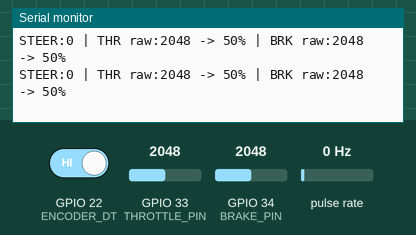
The sketch below on a simulated ESP32. Parts: the last lines printed to the serial monitor. Wiring (inferred from the names in the program): pulse sensor: data GPIO 21. Inputs (shaded band) come from the test bench; at power-on: pulse rate 0 Hz, GPIO 33 (THROTTLE_PIN) = 2048, GPIO 34 (BRAKE_PIN) = 2048, GPIO 22 (ENCODER_DT) HIGH.

Above: at 1.2 s.
1.3 s: pulse rate (sensor on GPIO 21) set to 4 Hz
At 1.76 s:
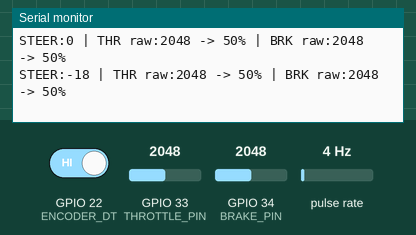
2.8 s: GPIO 33 (THROTTLE_PIN) set to 2866
At 2.8 s:
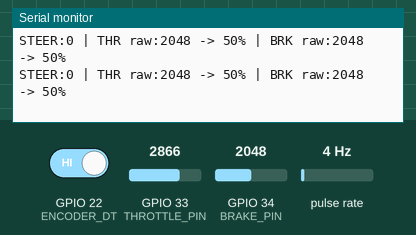
4.3 s: GPIO 34 (BRAKE_PIN) set to 2866
At 4.37 s:
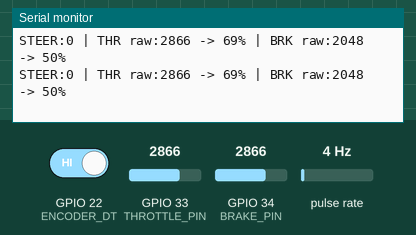
5.8 s: GPIO 22 (ENCODER_DT) driven LOW
7.3 s: GPIO 33 (THROTTLE_PIN) set to 3603
At 7.5 s:
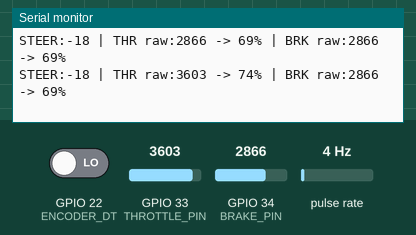
8.8 s: GPIO 34 (BRAKE_PIN) set to 3603
At 8.8 s:
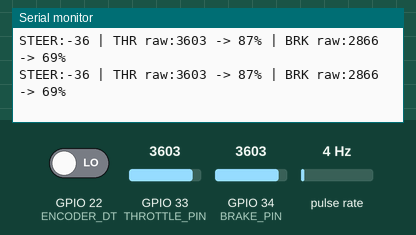
Timing chart, 0 to 11.3 s (numbered marks = the images above; inputs shaded):
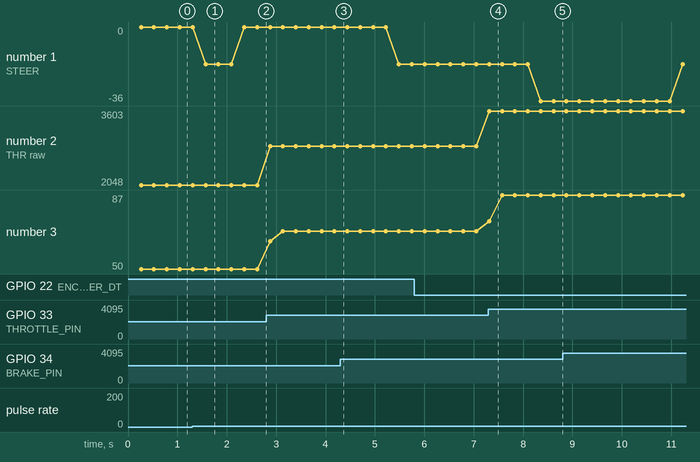

Measured:
- after the input at 1.3 s, the serial monitor: prints a new line after 0.27 s (image 1)
- after the input at 7.3 s, the serial monitor: prints a new line at once (image 4)
- plotted number 2: 2048 → 2866 after the input at 2.8 s, 2866 → 3603 after the input at 7.3 s
- plotted number 3: 50 → 69 after the input at 2.8 s, 69 → 87 after the input at 7.3 s

The sketch:

transmitter.ino
```cpp
// TRANSMITTER v2: same pins, same packet, same target address as before.
// Changes: pedal averaging + smoothing, calibration, deadzone, 20 ms send rate.
// The receiver sketch does not need to change.

#include <esp_now.h>
#include <WiFi.h>

#define THROTTLE_PIN 33
#define BRAKE_PIN    34
#define ENCODER_CLK  21
#define ENCODER_DT   22

// ===================== CALIBRATION =====================
// 1) Flash with the defaults, open Serial Monitor (115200).
// 2) Release both pedals and note the RAW numbers -> *_RAW_MIN (add a small margin, ~+100).
// 3) Press each pedal fully and note RAW -> *_RAW_MAX (subtract a small margin, ~-100).
const int THROTTLE_RAW_MIN = 0;
const int THROTTLE_RAW_MAX = 4095;
const int BRAKE_RAW_MIN    = 0;
const int BRAKE_RAW_MAX    = 4095;

const int DEADZONE_PCT      = 6;    // anything below this reads as 0
const int SEND_INTERVAL_MS  = 20;   // 50 packets per second
const float SMOOTHING       = 0.30; // 0..1, higher = faster but noisier

// ===================== PACKET (must match receiver) =====================
typedef struct struct_message {
  int steeringAngle; // -360..360
  int throttle;      // 0..100
  int brake;         // 0..100
  int driveMode;     // 1..5
} struct_message;

uint8_t broadcastAddress[] = {0x12, 0x34, 0x56, 0x78, 0x9A, 0xBC};

struct_message txData;
esp_now_peer_info_t peerInfo;

volatile int encoderTicks = 0;
int lastClkState;

void IRAM_ATTR readEncoder() {
  int clkState = digitalRead(ENCODER_CLK);
  int dtState  = digitalRead(ENCODER_DT);

  if (clkState != lastClkState) {
    if (dtState != clkState) encoderTicks++;
    else                     encoderTicks--;

    txData.steeringAngle = encoderTicks * 18;

    if (txData.steeringAngle > 360)  { txData.steeringAngle = 360;  encoderTicks = 20; }
    if (txData.steeringAngle < -360) { txData.steeringAngle = -360; encoderTicks = -20; }
  }
  lastClkState = clkState;
}

void OnDataSent(const uint8_t *mac_addr, esp_now_send_status_t status) {
  static unsigned long lastMsg = 0;
  if (status != ESP_NOW_SEND_SUCCESS && millis() - lastMsg > 1000) {
    lastMsg = millis();
    Serial.println("Delivery FAILED (car offline?)");
  }
}

// Average 16 ADC samples to knock down noise
int readRaw(int pin) {
  long sum = 0;
  for (int i = 0; i < 16; i++) sum += analogRead(pin);
  return sum / 16;
}

int rawToPercent(int raw, int rawMin, int rawMax) {
  if (rawMax <= rawMin) return 0;
  int p = (int)(((long)(raw - rawMin) * 100) / (rawMax - rawMin));
  p = constrain(p, 0, 100);
  if (p < DEADZONE_PCT) p = 0;
  if (p > 97) p = 100;
  return p;
}

void setup() {
  Serial.begin(115200);

  pinMode(THROTTLE_PIN, INPUT);
  pinMode(BRAKE_PIN, INPUT);
  pinMode(ENCODER_CLK, INPUT_PULLUP);
  pinMode(ENCODER_DT, INPUT_PULLUP);

  lastClkState = digitalRead(ENCODER_CLK);
  attachInterrupt(digitalPinToInterrupt(ENCODER_CLK), readEncoder, CHANGE);

  WiFi.mode(WIFI_STA);
  if (esp_now_init() != ESP_OK) {
    Serial.println("Error initializing ESP-NOW");
    return;
  }
  esp_now_register_send_cb((esp_now_send_cb_t)OnDataSent);

  memcpy(peerInfo.peer_addr, broadcastAddress, 6);
  peerInfo.channel = 0;
  peerInfo.encrypt = false;
  if (esp_now_add_peer(&peerInfo) != ESP_OK) {
    Serial.println("Failed to add peer car");
    return;
  }

  txData.steeringAngle = 0;
  txData.throttle = 0;
  txData.brake = 0;
  txData.driveMode = 3;
}

void loop() {
  static unsigned long lastSend = 0, lastPrint = 0;
  static float thrSm = 0, brkSm = 0;

  if (millis() - lastSend < SEND_INTERVAL_MS) return;
  lastSend = millis();

  int thrRaw = readRaw(THROTTLE_PIN);
  int brkRaw = readRaw(BRAKE_PIN);

  int thr = rawToPercent(thrRaw, THROTTLE_RAW_MIN, THROTTLE_RAW_MAX);
  int brk = rawToPercent(brkRaw, BRAKE_RAW_MIN, BRAKE_RAW_MAX);

  thrSm += SMOOTHING * (thr - thrSm);
  brkSm += SMOOTHING * (brk - brkSm);

  txData.throttle = (thrSm < 1.0) ? 0 : (int)(thrSm + 0.5);
  txData.brake    = (brkSm < 1.0) ? 0 : (int)(brkSm + 0.5);
  txData.driveMode = 3;

  esp_now_send(broadcastAddress, (uint8_t *)&txData, sizeof(txData));

  if (millis() - lastPrint > 250) {
    lastPrint = millis();
    Serial.printf("STEER:%d | THR raw:%d -> %d%% | BRK raw:%d -> %d%%\n",
                  txData.steeringAngle, thrRaw, txData.throttle, brkRaw, txData.brake);
  }
}
```
